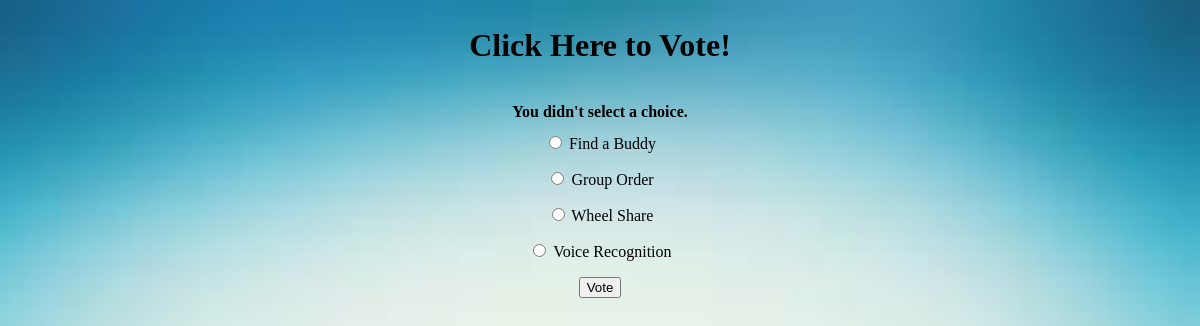
The page /polls/4/vote/ on the database its author committed.
### polls/models.py (models this page shows, shortened)
class Question(models.Model):
    question_text = models.CharField(max_length=200)
    pub_date = models.DateTimeField('date published')
    def was_published_recently(self):
        now = timezone.now()
        return now - datetime.timedelta(days=1) <= self.pub_date <= now
    was_published_recently.admin_order_field = 'pub_date'
    was_published_recently.boolean = True
    was_published_recently.short_description = 'Published recently?'

class Choice(models.Model):
    question = models.ForeignKey(Question, on_delete=models.CASCADE)
    choice_text = models.CharField(max_length=200)
    votes = models.IntegerField(default=0)

### polls/views.py (the view)
# urls.py: url(r'^(?P<question_id>[0-9]+)/vote/$', views.vote, name='vote'),
def vote(request, question_id):
    question = get_object_or_404(Question, pk=question_id)
    try:
        selected_choice = question.choice_set.get(pk=request.POST['choice'])
    except (KeyError, Choice.DoesNotExist):
        return render(request, 'polls/detail.html', {
            'question': question,
            'error_message': "You didn't select a choice.",
        })
    else:
        selected_choice.votes += 1
        selected_choice.save()
        return HttpResponseRedirect(reverse('polls:results', args=(question.id,)))

### polls/templates/polls/detail.html (shortened to what this page needs)
{% load static %}
<link rel="stylesheet" type="text/css" href="{% static 'polls/style2.css' %}" />
<h1>{{ question.question_text }}</h1>
{% if error_message %}<p><strong>{{ error_message }}</strong></p>{% endif %}
<form action="{% url 'polls:vote' question.id %}" method="post">
{% for choice in question.choice_set.all %}
    <input type="radio" name="choice" id="choice{{ forloop.counter }}" value="{{ choice.id }}" />
    <label for="choice{{ forloop.counter }}">{{ choice.choice_text }}</label><br />
    <br></br>
{% endfor %}
<input type="submit" value="Vote" />
</form>

### rows shown on the page
Question: question_text "Click Here to Vote!"
Choice: choice_text "Find a Buddy"
Choice: choice_text "Group Order"
Choice: choice_text "Wheel Share"
Choice: choice_text "Voice Recognition"

### other values the page prints
{{ error_message }} "You didn't select a choice."
